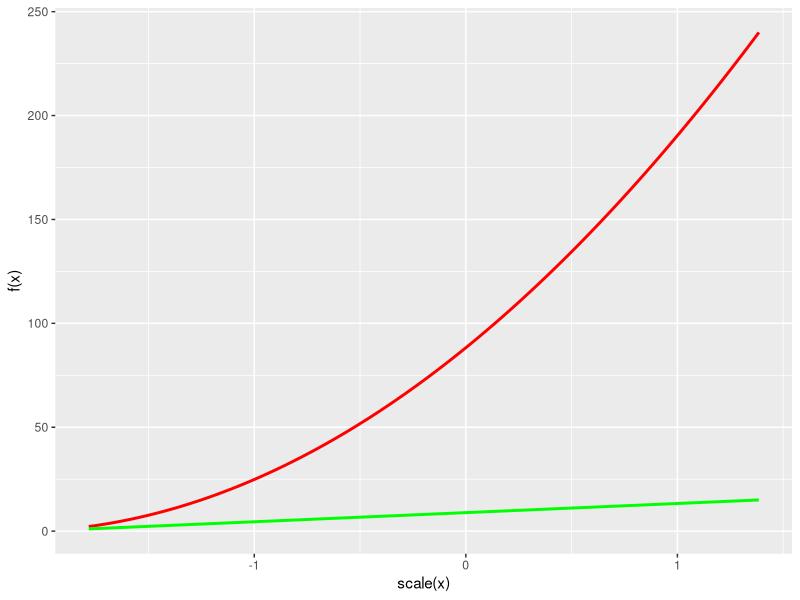

This chart was generated by the following R code:
rm(list= ls())
library(ggplot2)

x<- sample(seq(1, 15, length.out= 200), 100, replace = TRUE)
f<- function(x){r<- x+x^2; r}

ggplot(NULL, aes(x= scale(x)))+
  geom_smooth(aes(y= f(x)), color= "red")+
  geom_smooth(aes(y= x), color = "green")
speed<- seq(10,200, length.out= 20)
weight<- seq(5, 1, length.out= 20)
lm<- lm(speed~weight)
df<- data.frame(speed= speed, wgt= weight)

new.speed<- data.frame(100, 20, 50)
predict(lm, new.speed)
